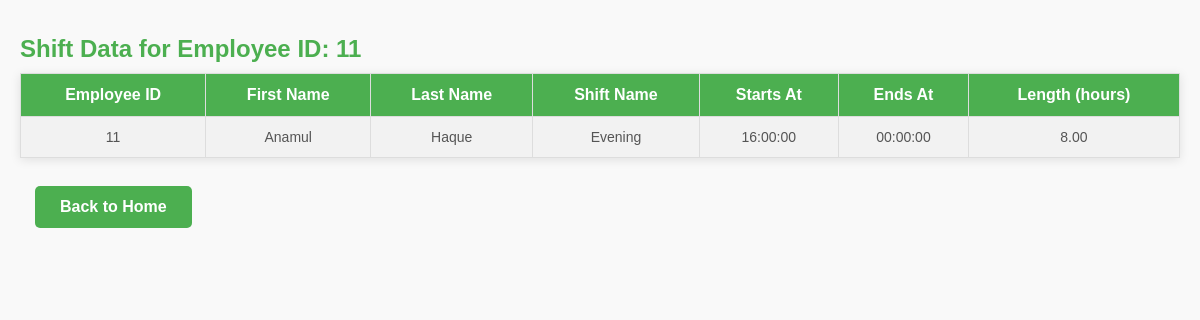
Page /display_emp_shift.php?employee_id=11 on the committed database.
### tables this page shows
CREATE TABLE `Employee` (
  `EmployeeID` int(11) NOT NULL AUTO_INCREMENT,
  `FirstName` varchar(50) NOT NULL,
  `LastName` varchar(50) NOT NULL,
  `Email` varchar(100) NOT NULL,
  `PhoneNumber` varchar(15) DEFAULT NULL,
  `DateOfBirth` date NOT NULL,
  `HireDate` date NOT NULL,
  `Position` varchar(50) NOT NULL,
  `Salary` decimal(10,2) NOT NULL,
  `DepartmentID` int(11) NOT NULL,
  `ShiftID` int(11) NOT NULL,
  PRIMARY KEY (`EmployeeID`),
  UNIQUE KEY `Email` (`Email`)
);

CREATE TABLE `Shift` (
  `ShiftID` int(11) NOT NULL AUTO_INCREMENT,
  `ShiftName` varchar(20) NOT NULL,
  `StartTime` time NOT NULL,
  `EndTime` time NOT NULL,
  `ShiftDuration` decimal(5,2) NOT NULL,
  PRIMARY KEY (`ShiftID`)
);

### display_emp_shift.php (the view, shortened to what this page needs)
<link rel="stylesheet" type="text/css" href="styles.css">
<?php
$servername = "localhost";
$username = "admin";
$password = "2002";
$database = "empDB";
$conn = new mysqli($servername, $username, $password, $database);
if (isset($_GET['employee_id'])) {
    $employee_id = $_GET['employee_id'];
    $shift_sql = "SELECT * FROM Shift NATURAL JOIN Employee WHERE EmployeeID = $employee_id";
    $shift_result = $conn->query($shift_sql);
    echo "<!DOCTYPE html><html lang='en'><head>
            <meta charset='UTF-8'>
            <meta name='viewport' content='width=device-width, initial-scale=1.0'>
            <title>Shift Data for Employee $employee_id</title>
            <link rel='stylesheet' type='text/css' href='styles.css'>
          </head><body>";
    echo "<h2>Shift Data for Employee ID: $employee_id</h2>";
    if ($shift_result->num_rows > 0) {
        echo "<table>
                <tr>
                    <th>Employee ID</th>
                    <th>First Name</th>
                    <th>Last Name</th>
                    <th>Shift Name</th>
                    <th>Starts At</th>
                    <th>Ends At</th>
                    <th>Length (hours)</th>
                </tr>";
        while($row = $shift_result->fetch_assoc()) {
            echo "<tr>
                    <td>" . $row["EmployeeID"] . "</td>
                    <td>" . $row["FirstName"] . "</td>
                    <td>" . $row["LastName"] . "</td>
                    <td>" . $row["ShiftName"] . "</td>
                    <td>" . $row["StartTime"] . "</td>
                    <td>" . $row["EndTime"] . "</td>
                    <td>" . $row["ShiftDuration"] . "</td>
                  </tr>";
        }
        echo "</table>";
    } else {
        echo "No shift records found for this employee.";
    }
} else {
    echo "Please provide a valid employee ID.";
}
?>
<br><a href="index.php" class="button">Back to Home</a>

### styles.css (style rules this page uses)
body { font-family: 'Arial', sans-serif; margin: 10px; padding: 10px; background-color: #f9f9f9; color: #333; }
h2 { color: #4CAF50; margin-bottom: 10px; padding-top: 15px; }
.button { align-self: auto; display: inline-flex; background-color: #4CAF50; color: white; padding: 12px 25px; text-align: center; font-size: 16px; border: none; border-radius: 5px; text-decoration: none; cursor: pointer; margin: 10px 15px; transition: background-color 0.3s ease; }
table { width: 100%; margin-top: 20px auto; border-collapse: collapse; box-shadow: 0 2px 10px rgba(0, 0, 0, 0.1); }
table th, table td { padding: 12px; text-align: center; border: 1px solid #ddd; font-size: 16px; }
table th { background-color: #4CAF50; color: white; font-weight: bold; }
table tr:nth-child(even) { background-color: #f2f2f2; }
table td { font-size: 14px; color: #555; }
a { text-decoration: none; color: #4CAF50; font-weight: bold; }

### rows in the picture
employee: EmployeeID "11", FirstName "Anamul", LastName "Haque", ShiftID.ShiftName "Evening", ShiftID.StartTime "16:00:00", ShiftID.EndTime "00:00:00", ShiftID.ShiftDuration "8.00"

### other values in the picture
$employee_id "11"
